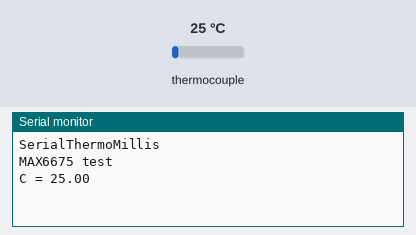
Recording of a sketch running on a simulated Arduino Uno, built with avr-gcc and run on an emulated ATmega328P. On the bench: the last lines printed to the serial monitor. Inputs (shaded band) come from the test bench; at power-on: thermocouple 25 °C.

Above: at 1.7 s.
1.8 s: thermocouple set to 6 °C
At 3.7 s:
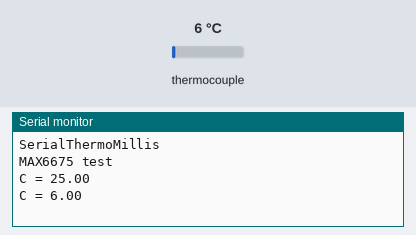
5.1 s: thermocouple set to 75 °C
At 7.0 s:
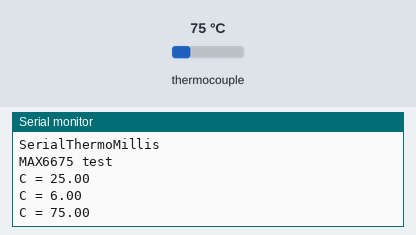
Timing chart, 0 to 8.5 s (numbered marks = the images above; inputs shaded):
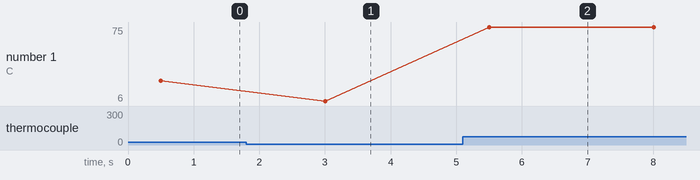

Measured:
- after the input at 1.8 s, the serial monitor: prints a new line after 1.2 s (image 1)
- after the input at 5.1 s, the serial monitor: prints a new line after 0.40 s (image 2)
- plotted number 1: 25 → 6 after the input at 1.8 s, 6 → 75 after the input at 5.1 s

The sketch:

SerialThermoMillis.ino
```cpp
/*
   SerialThermoMillis
   Original by Adafruit
   this example is public domain. enjoy!
   https://learn.adafruit.com/thermocouple/
*/
#include "max6675.h"

const int thermoDO = 4;
const int thermoCS = 5;
const int thermoCLK = 6;

MAX6675 thermocouple(thermoCLK, thermoCS, thermoDO);

const int vccPin = 3;
const int gndPin = 2;


unsigned long previousMillis = 0;
unsigned long currentMillis = 0;
unsigned long intervallo = 2500;
bool NewData;
//******************************************************
void CheckTime() {
  if ((millis() - previousMillis) > intervallo) {
    Serial.print("C = ");
    Serial.println(thermocouple.readCelsius());
    previousMillis = millis();
  }
}
//******************************************************
void setup() {
  Serial.begin(115200);
  Serial.println("SerialThermoMillis");
  pinMode(vccPin, OUTPUT); digitalWrite(vccPin, HIGH);
  pinMode(gndPin, OUTPUT); digitalWrite(gndPin, LOW);

  Serial.println("MAX6675 test");
  // wait for MAX chip to stabilize
  delay(500);
  Serial.print("C = ");
  Serial.println(thermocouple.readCelsius());
  previousMillis = millis();
}
//******************************************************
void loop() {
  CheckTime();
}
```
